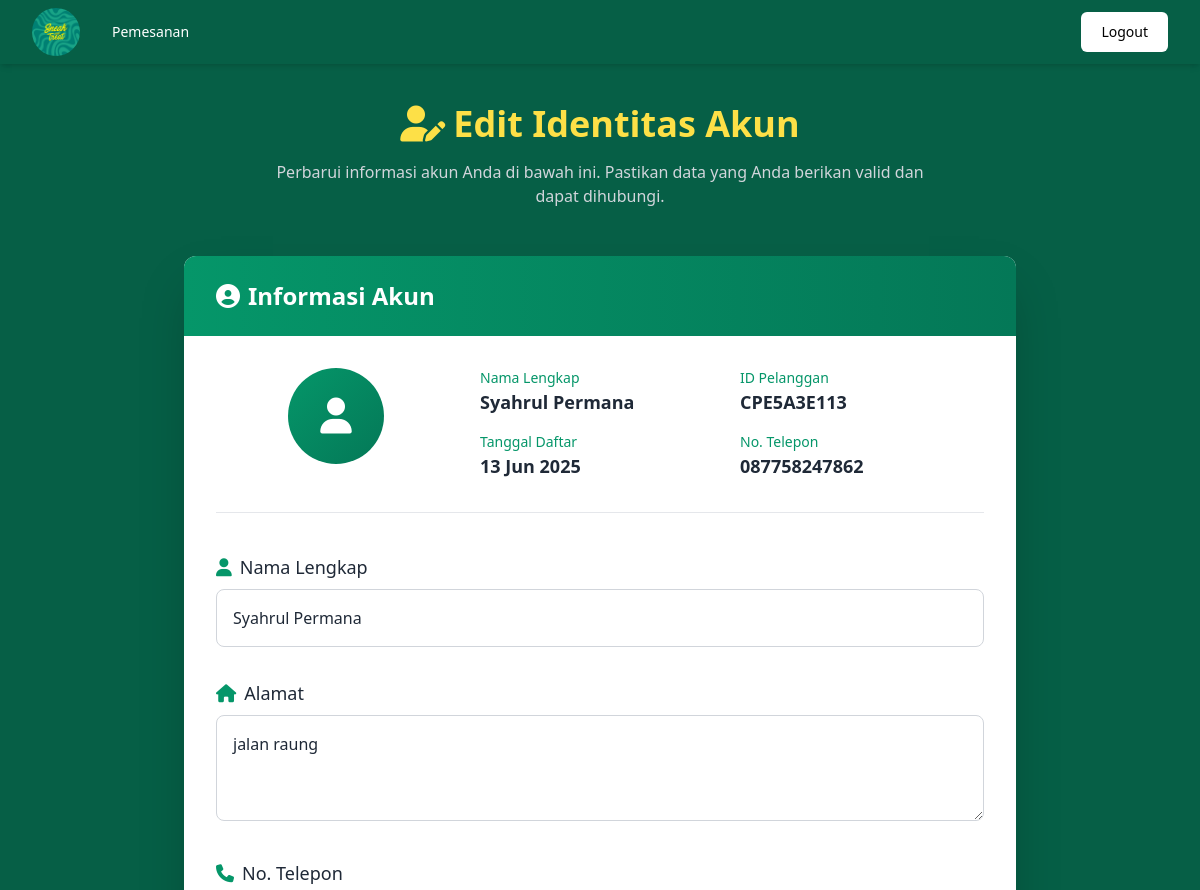
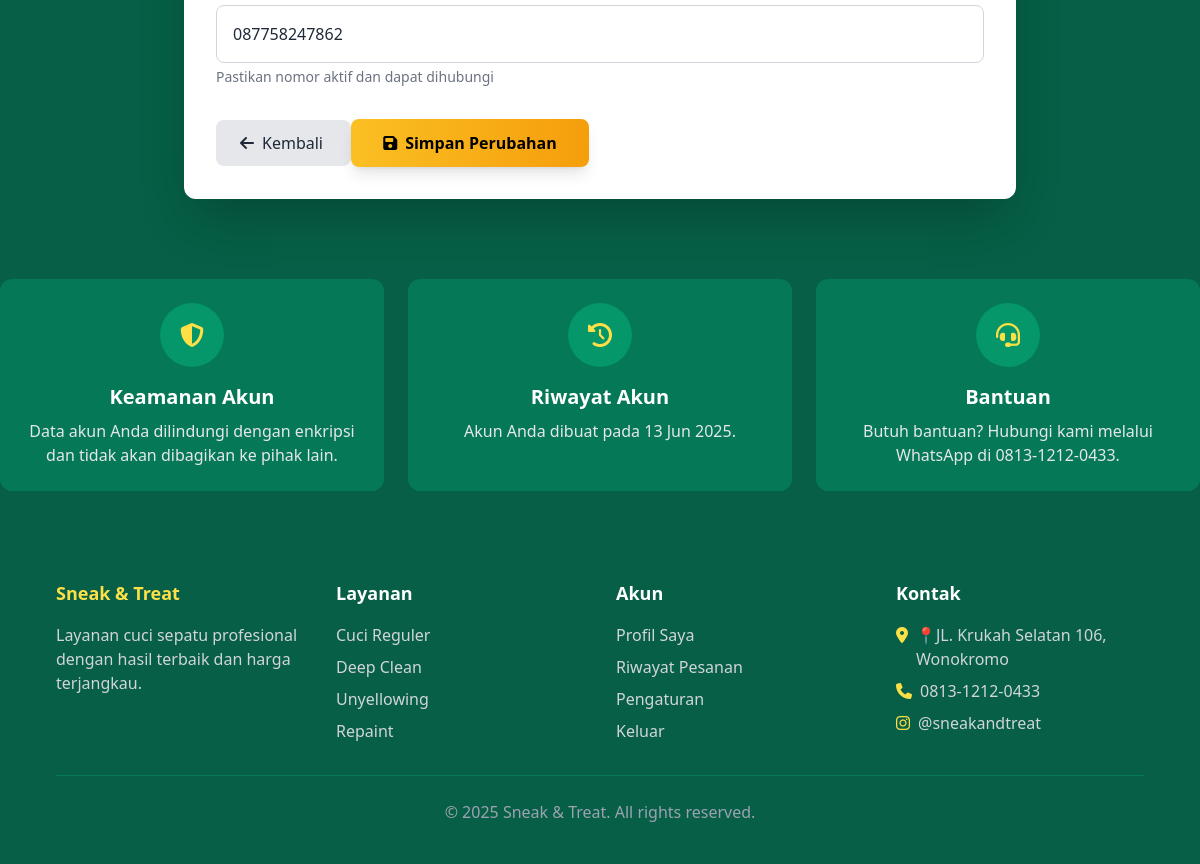
Screenshot of /Project_Sepatu/Landing_page/setting.php (signed in) with the database file from the repository (2 pictures, top to bottom).
### tables this page shows
CREATE TABLE `akun` (
  `idAkun` int(11) NOT NULL AUTO_INCREMENT,
  `Email_Akun` varchar(100) NOT NULL,
  `Password_Akun` varchar(255) NOT NULL,
  `Customer_IdCustomer` varchar(20) NOT NULL,
  PRIMARY KEY (`idAkun`),
  UNIQUE KEY `Email_Akun` (`Email_Akun`),
  KEY `Customer_IdCustomer` (`Customer_IdCustomer`)
);

CREATE TABLE `customer` (
  `IdCustomer` varchar(20) NOT NULL,
  `Nama` varchar(100) NOT NULL,
  `Alamat` text DEFAULT NULL,
  `No_Telepon` varchar(15) DEFAULT NULL,
  `Tanggal_Daftar` datetime DEFAULT current_timestamp(),
  PRIMARY KEY (`IdCustomer`)
);

### Project_Sepatu/Landing_page/setting.php (the view, shortened to what this page needs)
<?php
require_once 'db_config.php';
$user_id = $_SESSION['user_id'];
$stmt = $conn->prepare("SELECT a.idAkun, c.Nama, c.IdCustomer, c.Tanggal_Daftar, c.Alamat, c.No_Telepon
                       FROM akun a
                       JOIN customer c ON a.Customer_IdCustomer = c.IdCustomer
                       WHERE a.idAkun = ?");
$stmt->bind_param("i", $user_id);
$stmt->execute();
$result = $stmt->get_result();
$user_data = $result->fetch_assoc();
?>
<!DOCTYPE html>
<html lang="id">
<head>
  <script src="https://cdn.tailwindcss.com"></script>
  <link rel="stylesheet" href="https://cdnjs.cloudflare.com/ajax/libs/font-awesome/6.4.0/css/all.min.css">
</head>
<body class="bg-emerald-800 text-white font-sans">
  <header class="bg-emerald-800 sticky top-0 z-50 shadow-md">
    <div class="mx-auto flex h-16 max-w-screen-xl items-center gap-8 px-4 sm:px-6 lg:px-8">
      <a class="block text-teal-600 dark:text-teal-300" href="../Landing_page/index.php">
        <img src="logo.jpg" alt="Logo" class="h-12 rounded-full">
      </a>
      <div class="flex flex-1 items-center justify-end md:justify-between">
        <nav aria-label="Global" class="hidden md:block">
          <ul class="flex items-center gap-6 text-sm">
            <li> <a class="text-white transition hover:text-yellow-400" href="../Main/pemesanan.php">Pemesanan</a> </li>
          </ul>
        </nav>
        <div class="flex items-center gap-4">
          <div class="sm:flex sm:gap-4">
            <a class="hidden rounded-md bg-white px-5 py-2.5 text-sm font-medium text-black transition hover:bg-black hover:text-white sm:block"
               href="../LoginAwal/logout.php">Logout</a>
          </div>
        </div>
      </div>
    </div>
  </header>
  <div class="max-w-4xl mx-auto py-10 px-4 sm:px-6 lg:px-8">
    <div class="text-center mb-12">
      <h1 class="text-4xl font-bold text-yellow-300 mb-4">
        <i class="fas fa-user-edit mr-2"></i>Edit Identitas Akun
      </h1>
      <p class="text-gray-300 max-w-2xl mx-auto">
        Perbarui informasi akun Anda di bawah ini. Pastikan data yang Anda berikan valid dan dapat dihubungi.
      </p>
    </div>
    <div class="bg-white rounded-xl shadow-2xl overflow-hidden transform transition hover:scale-[1.01]">
      <div class="bg-gradient-to-r from-emerald-600 to-emerald-700 py-6 px-8">
        <h2 class="text-2xl font-bold text-white">
          <i class="fas fa-user-circle mr-2"></i>Informasi Akun
        </h2>
      </div>
      <div class="p-8 text-gray-800">
        <div class="grid grid-cols-1 md:grid-cols-3 gap-6 mb-10 pb-8 border-b border-gray-200">
          <div class="profile-icon w-24 h-24 rounded-full flex items-center justify-center mx-auto mb-4">
            <i class="fas fa-user text-white text-4xl"></i>
          </div>
          <div class="md:col-span-2 grid grid-cols-1 sm:grid-cols-2 gap-4">
            <div>
              <p class="text-sm text-emerald-600 font-medium">Nama Lengkap</p>
              <p class="text-lg font-semibold"><?php echo htmlspecialchars($user_data['Nama']); ?></p>
            </div>
            <div>
              <p class="text-sm text-emerald-600 font-medium">ID Pelanggan</p>
              <p class="text-lg font-semibold"><?php echo htmlspecialchars($user_data['IdCustomer']); ?></p>
            </div>
            <div>
              <p class="text-sm text-emerald-600 font-medium">Tanggal Daftar</p>
              <p class="text-lg font-semibold"><?php echo date('d M Y', strtotime($user_data['Tanggal_Daftar'])); ?></p>
            </div>
            <div>
              <p class="text-sm text-emerald-600 font-medium">No. Telepon</p>
              <p class="text-lg font-semibold"><?php echo htmlspecialchars($user_data['No_Telepon']); ?></p>
            </div>
          </div>
        </div>
        <form action="" method="POST">
          <div class="mb-8">
            <label class="block text-lg font-medium mb-2">
              <i class="fas fa-user text-emerald-600 mr-2"></i>Nama Lengkap
            </label>
            <div class="relative">
              <input
                type="text"
                name="Nama"
                required
                class="w-full p-4 border border-gray-300 rounded-lg form-input focus:border-yellow-400 focus:ring-2 focus:ring-yellow-200"
                placeholder="Masukkan nama lengkap Anda"
                value="<?php echo htmlspecialchars($user_data['Nama']); ?>"
              >
            </div>
          </div>
          <div class="mb-8">
            <label class="block text-lg font-medium mb-2">
              <i class="fas fa-home text-emerald-600 mr-2"></i>Alamat
            </label>
            <div class="relative">
              <textarea
                name="Alamat"
                required
                class="w-full p-4 border border-gray-300 rounded-lg form-input focus:border-yellow-400 focus:ring-2 focus:ring-yellow-200"
                placeholder="Masukkan alamat lengkap Anda"
                rows="3"
              ><?php echo htmlspecialchars($user_data['Alamat']); ?></textarea>
            </div>
          </div>
          <div class="mb-8">
            <label class="block text-lg font-medium mb-2">
              <i class="fas fa-phone text-emerald-600 mr-2"></i>No. Telepon
            </label>
            <div class="relative">
              <input
                type="text"
                name="No_Telepon"
                required
                class="w-full p-4 border border-gray-300 rounded-lg form-input focus:border-yellow-400 focus:ring-2 focus:ring-yellow-200"
                placeholder="Contoh: 081234567890 atau +6281234567890"
                value="<?php echo htmlspecialchars($user_data['No_Telepon']); ?>"
              >
              <p class="text-sm text-gray-500 mt-1">Pastikan nomor aktif dan dapat dihubungi</p>
            </div>
          </div>
              <a href="index.php"
                 class="px-6 py-3 bg-gray-200 text-gray-800 font-medium rounded-lg hover:bg-gray-300 transition-all">
                <i class="fas fa-arrow-left mr-2"></i>Kembali
              </a>
              <button type="submit" class="btn-primary px-8 py-3 text-black font-bold rounded-lg shadow-lg transition-all">
                <i class="fas fa-save mr-2"></i>Simpan Perubahan
              </button>
            </div>
          </div>
      </div>
    <div class="mt-10 grid grid-cols-1 md:grid-cols-3 gap-6">
      <div class="bg-emerald-700 rounded-xl p-6 text-center transform transition hover:scale-105">
        <div class="w-16 h-16 bg-emerald-600 rounded-full flex items-center justify-center mx-auto mb-4">
          <i class="fas fa-shield-alt text-2xl text-yellow-300"></i>
        </div>
        <h3 class="text-xl font-bold mb-2">Keamanan Akun</h3>
        <p class="text-gray-200">Data akun Anda dilindungi dengan enkripsi dan tidak akan dibagikan ke pihak lain.</p>
      </div>
      <div class="bg-emerald-700 rounded-xl p-6 text-center transform transition hover:scale-105">
        <div class="w-16 h-16 bg-emerald-600 rounded-full flex items-center justify-center mx-auto mb-4">
          <i class="fas fa-history text-2xl text-yellow-300"></i>
        </div>
        <h3 class="text-xl font-bold mb-2">Riwayat Akun</h3>
        <p class="text-gray-200">Akun Anda dibuat pada <?php echo date('d M Y', strtotime($user_data['Tanggal_Daftar'])); ?>.</p>
      </div>
      <div class="bg-emerald-700 rounded-xl p-6 text-center transform transition hover:scale-105">
        <div class="w-16 h-16 bg-emerald-600 rounded-full flex items-center justify-center mx-auto mb-4">
          <i class="fas fa-headset text-2xl text-yellow-300"></i>
        </div>
        <h3 class="text-xl font-bold mb-2">Bantuan</h3>
        <p class="text-gray-200">Butuh bantuan? Hubungi kami melalui WhatsApp di 0813-1212-0433.</p>
      </div>
    </div>
  <footer class="bg-emerald-800 text-white py-10 mt-12">
    <div class="max-w-6xl mx-auto px-4 sm:px-6 lg:px-8">
      <div class="grid grid-cols-1 md:grid-cols-4 gap-8">
        <div>
          <h3 class="text-lg font-bold mb-4 text-yellow-300">Sneak & Treat</h3>
          <p class="text-gray-300">Layanan cuci sepatu profesional dengan hasil terbaik dan harga terjangkau.</p>
        </div>
        <div>
          <h3 class="text-lg font-bold mb-4">Layanan</h3>
          <ul class="space-y-2 text-gray-300">
            <li><a href="#" class="hover:text-yellow-300">Cuci Reguler</a></li>
            <li><a href="#" class="hover:text-yellow-300">Deep Clean</a></li>
            <li><a href="#" class="hover:text-yellow-300">Unyellowing</a></li>
            <li><a href="#" class="hover:text-yellow-300">Repaint</a></li>
          </ul>
        </div>
        <div>
          <h3 class="text-lg font-bold mb-4">Akun</h3>
          <ul class="space-y-2 text-gray-300">
            <li><a href="#" class="hover:text-yellow-300">Profil Saya</a></li>
            <li><a href="#" class="hover:text-yellow-300">Riwayat Pesanan</a></li>
            <li><a href="#" class="hover:text-yellow-300">Pengaturan</a></li>
            <li><a href="../LoginAwal/logout.php" class="hover:text-yellow-300">Keluar</a></li>
          </ul>
        </div>
        <div>
          <h3 class="text-lg font-bold mb-4">Kontak</h3>
          <ul class="space-y-2 text-gray-300">
            <li class="flex items-start">
              <i class="fas fa-map-marker-alt mt-1 mr-2 text-yellow-300"></i>
              <span>📍JL. Krukah Selatan 106, Wonokromo</span>
            </li>
            <li class="flex items-start">
              <i class="fas fa-phone mt-1 mr-2 text-yellow-300"></i>
              <span>0813-1212-0433</span>
            </li>
            <li class="flex items-start">
              <i class="fab fa-instagram mt-1 mr-2 text-yellow-300"></i>
              <span>@sneakandtreat</span></a>
            </li>
          </ul>
        </div>
      </div>
      <div class="border-t border-emerald-700 mt-8 pt-6 text-center text-gray-400">
        <p>&copy; 2025 Sneak & Treat. All rights reserved.</p>
      </div>
    </div>
  </footer>
</body>
</html>

### Project_Sepatu/Landing_page/setting.php (style rules this page uses)
.form-input { transition: all 0.3s; }
.profile-icon { background: linear-gradient(135deg, #059669, #047857); }
.btn-primary { background: linear-gradient(to right, #fbbf24, #f59e0b); }

### rows the page displays
akun: customer.Nama "Syahrul Permana", customer.IdCustomer "CPE5A3E113", customer.Tanggal_Daftar "13 Jun 2025", customer.No_Telepon "087758247862", Nama "Syahrul Permana", Alamat "jalan raung", No_Telepon "087758247862"
